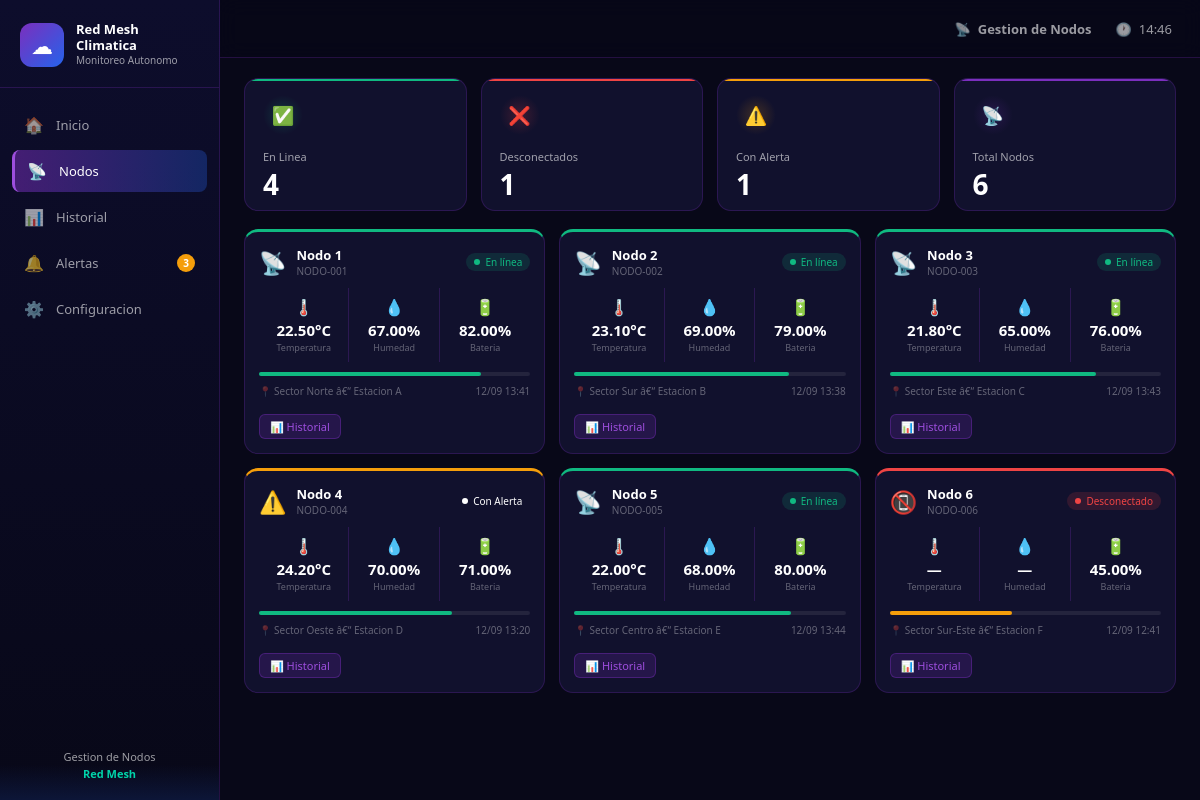
The app's page /index.php?pagina=nodos with its own data.
### tables this page shows
CREATE TABLE nodos (
  id               INT UNSIGNED     AUTO_INCREMENT PRIMARY KEY,
  nombre           VARCHAR(100)     NOT NULL,
  identificador    VARCHAR(50)      NOT NULL UNIQUE,
  ubicacion        VARCHAR(200)     DEFAULT '',
  latitud          DECIMAL(10,7)    DEFAULT NULL,
  longitud         DECIMAL(10,7)    DEFAULT NULL,
  estado           ENUM('activo','inactivo','alerta','bateria_baja') NOT NULL DEFAULT 'activo',
  bateria          DECIMAL(5,2)     DEFAULT 100.00,
  temperatura_actual DECIMAL(5,2)  DEFAULT NULL,
  humedad_actual   DECIMAL(5,2)    DEFAULT NULL,
  ultima_conexion  TIMESTAMP        NULL DEFAULT NULL,
  fecha_registro   TIMESTAMP        NOT NULL DEFAULT CURRENT_TIMESTAMP
);

### models/Alerta.php (called while the page is built, shortened)
<?php
class Alerta {
    public static function conteoActivas(): int {
        $db = getDB();
        return $db ? (int)$db->query("SELECT COUNT(*) FROM alertas WHERE estado='activa'")->fetchColumn() : 3;
    }
}

### models/Nodo.php (called while the page is built, shortened)
<?php
class Nodo {
    public static function todos(): array {
        $db = getDB();
        return $db ? $db->query('SELECT * FROM nodos ORDER BY nombre')->fetchAll()
                   : self::simulados();
    }
    public static function resumen(): array {
        $db = getDB();
        $st = $db->query("SELECT COUNT(*) total,
            SUM(estado='activo') activos, SUM(estado='inactivo') inactivos,
            SUM(estado='alerta') alertas, SUM(estado='bateria_baja') bateria_baja,
            ROUND(AVG(temperatura_actual),1) temp_promedio,
            ROUND(AVG(humedad_actual),1)     hum_promedio,
            ROUND(AVG(bateria),1)            bat_promedio
            FROM nodos");
        return $st->fetch();
    }
    public static function etiquetaEstado(string $e): string {
        return match($e) { 'activo'=>'En línea','inactivo'=>'Desconectado','alerta'=>'Con Alerta','bateria_baja'=>'Batería Baja',default=>'Desconocido' };
    }
    public static function cssEstado(string $e): string {
        return match($e) { 'activo'=>'online','inactivo'=>'offline','alerta'=>'alert','bateria_baja'=>'battery',default=>'offline' };
    }
}

### controllers/NodoController.php (called while the page is built, shortened)
<?php
require_once __DIR__ . '/../models/Nodo.php';
class NodoController {
    public static function listar(): array { return Nodo::todos(); }
    public static function resumen(): array { return Nodo::resumen(); }
}

### views/nodos.php (the view, shortened to what this page needs)
<?php
require_once __DIR__ . '/../controllers/NodoController.php';
$nodos        = NodoController::listar();
$resumen      = NodoController::resumen();
$alertasCount = 0;
try { require_once __DIR__ . '/../models/Alerta.php'; $alertasCount = Alerta::conteoActivas(); } catch(Exception $e) {}
?><!DOCTYPE html>
<html lang="es"><head><meta charset="UTF-8"><meta name="viewport" content="width=device-width,initial-scale=1">
<title>Nodos – Red Mesh</title><link rel="stylesheet" href="assets/css/style.css"></head><body>
<div class="app">
  <aside class="sidebar">
    <div class="sidebar-logo"><div class="logo-cloud">☁</div><div class="logo-text"><span class="logo-title">Red Mesh Climatica</span><span class="logo-sub">Monitoreo Autonomo</span></div></div>
    <nav class="sidebar-nav">
      <a href="index.php" class="nav-item"><span class="nav-icon">🏠</span><span>Inicio</span></a>
      <a href="index.php?pagina=nodos" class="nav-item active"><span class="nav-icon">📡</span><span>Nodos</span></a>
      <a href="index.php?pagina=historial" class="nav-item"><span class="nav-icon">📊</span><span>Historial</span></a>
      <a href="index.php?pagina=alertas" class="nav-item"><span class="nav-icon">🔔</span><span>Alertas</span><span class="nav-badge"><?= $alertasCount ?></span></a>
      <a href="index.php?pagina=configuracion" class="nav-item"><span class="nav-icon">⚙️</span><span>Configuracion</span></a>
    </nav>
    <div class="sidebar-bottom"><div class="sidebar-tagline">Gestion de Nodos<br><strong>Red Mesh</strong></div></div>
  </aside>
  <div class="main">
    <header class="topbar">
      <div class="topbar-item">📡 <strong>Gestion de Nodos</strong></div>
      <div class="topbar-item">🕐 <span id="top-time"></span></div>
    </header>
    <main class="content">
      <div class="kpi-grid">
        <div class="kpi-card" style="--accent:#10B981;--accent-bg:rgba(16,185,129,.2)"><div class="kpi-icon-wrap">✅</div><div class="kpi-label">En Linea</div><div class="kpi-value"><?=$resumen['activos']??0?></div></div>
        <div class="kpi-card" style="--accent:#EF4444;--accent-bg:rgba(239,68,68,.2)"><div class="kpi-icon-wrap">❌</div><div class="kpi-label">Desconectados</div><div class="kpi-value"><?=$resumen['inactivos']??0?></div></div>
        <div class="kpi-card" style="--accent:#F59E0B;--accent-bg:rgba(245,158,11,.2)"><div class="kpi-icon-wrap">⚠️</div><div class="kpi-label">Con Alerta</div><div class="kpi-value"><?=($resumen['alertas']??0)+($resumen['bateria_baja']??0)?></div></div>
        <div class="kpi-card" style="--accent:#7B2FBE;--accent-bg:rgba(123,47,190,.2)"><div class="kpi-icon-wrap">📡</div><div class="kpi-label">Total Nodos</div><div class="kpi-value"><?=$resumen['total']??0?></div></div>
      </div>
      <div class="nodes-grid">
        <?php foreach($nodos as $n): $css=Nodo::cssEstado($n['estado']); $label=Nodo::etiquetaEstado($n['estado']); ?>
        <div class="node-card <?=$css?>">
          <div class="node-card-header">
            <div class="node-icon"><?=$n['estado']==='activo'?'📡':($n['estado']==='alerta'?'⚠️':($n['estado']==='bateria_baja'?'🔋':'📵'))?></div>
            <div class="node-info"><div class="node-name"><?=htmlspecialchars($n['nombre'])?></div><div class="node-id"><?=htmlspecialchars($n['identificador'])?></div></div>
            <span class="status-badge <?=$css?>"><span class="dot"></span><?=$label?></span>
          </div>
          <div class="node-metrics">
            <div class="metric"><span class="m-icon">🌡️</span><span class="m-val"><?=$n['temperatura_actual']!==null?$n['temperatura_actual'].'°C':'—'?></span><span class="m-lbl">Temperatura</span></div>
            <div class="metric"><span class="m-icon">💧</span><span class="m-val"><?=$n['humedad_actual']!==null?$n['humedad_actual'].'%':'—'?></span><span class="m-lbl">Humedad</span></div>
            <div class="metric"><span class="m-icon">🔋</span><span class="m-val"><?=$n['bateria']?>%</span><span class="m-lbl">Bateria</span></div>
          </div>
          <div class="node-bat-bar"><div class="bat-fill" style="width:<?=$n['bateria']?>%;background:<?=$n['bateria']>50?'#10B981':($n['bateria']>20?'#F59E0B':'#EF4444')?>"></div></div>
          <div class="node-footer">
            <span class="node-loc">📍 <?=htmlspecialchars($n['ubicacion'])?></span>
            <span class="node-ts"><?=$n['ultima_conexion']?date('d/m H:i',strtotime($n['ultima_conexion'])):'Sin datos'?></span>
          </div>
          <div class="node-actions">
            <a href="index.php?pagina=historial&nodo_id=<?=$n['id']?>" class="btn-sm">📊 Historial</a>
          </div>
        </div>
        <?php endforeach; ?>
      </div>
    </main>
  </div>
</div>
</body></html>

### index.php (shortened to what this page needs)
<?php
$pagina = $_GET['pagina'] ?? 'dashboard';
$vistas = [
    'dashboard'     => __DIR__ . '/views/dashboard.php',
    'nodos'         => __DIR__ . '/views/nodos.php',
    'alertas'       => __DIR__ . '/views/alertas.php',
    'historial'     => __DIR__ . '/views/historial.php',
    'configuracion' => __DIR__ . '/views/configuracion.php',
];
if (array_key_exists($pagina, $vistas)) {
    require_once $vistas[$pagina];
} else {
    http_response_code(404);
    echo '<h1 style="font-family:sans-serif;color:#fff;background:#080818;padding:2rem">404 – Pagina no encontrada</h1>';
}

### records on screen
nodos: nombre "Nodo 1", identificador "NODO-001", estado "En línea", temperatura_actual "22.50", humedad_actual "67.00", bateria "82.00", ubicacion "Sector Norte â€“ Estacion A", ultima_conexion "12/09 13:41"
nodos: nombre "Nodo 2", identificador "NODO-002", estado "En línea", temperatura_actual "23.10", humedad_actual "69.00", bateria "79.00", ubicacion "Sector Sur â€“ Estacion B", ultima_conexion "12/09 13:38"
nodos: nombre "Nodo 3", identificador "NODO-003", estado "En línea", temperatura_actual "21.80", humedad_actual "65.00", bateria "76.00", ubicacion "Sector Este â€“ Estacion C", ultima_conexion "12/09 13:43"
nodos: nombre "Nodo 4", identificador "NODO-004", estado "Con Alerta", temperatura_actual "24.20", humedad_actual "70.00", bateria "71.00", ubicacion "Sector Oeste â€“ Estacion D", ultima_conexion "12/09 13:20"
nodos: nombre "Nodo 5", identificador "NODO-005", estado "En línea", temperatura_actual "22.00", humedad_actual "68.00", bateria "80.00", ubicacion "Sector Centro â€“ Estacion E", ultima_conexion "12/09 13:44"
nodos: nombre "Nodo 6", identificador "NODO-006", estado "Desconectado", bateria "45.00", ubicacion "Sector Sur-Este â€“ Estacion F", ultima_conexion "12/09 12:41"

### other values on screen
$alertasCount "3"
$resumen['activos'] "4"
$resumen['inactivos'] "1"
$resumen['total'] "6"
